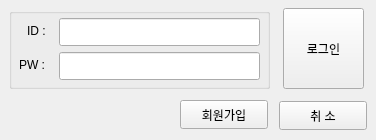
<?xml version="1.0" encoding="UTF-8"?>
<ui version="4.0">
 <class>LogIn</class>
 <widget class="QWidget" name="LogIn">
  <property name="geometry">
   <rect>
    <x>0</x>
    <y>0</y>
    <width>376</width>
    <height>140</height>
   </rect>
  </property>
  <property name="windowTitle">
   <string>Form</string>
  </property>
  <widget class="QPushButton" name="cancelButton">
   <property name="geometry">
    <rect>
     <x>279</x>
     <y>101</y>
     <width>88</width>
     <height>29</height>
    </rect>
   </property>
   <property name="text">
    <string>취 소</string>
   </property>
  </widget>
  <widget class="QGroupBox" name="logInGroupBox">
   <property name="geometry">
    <rect>
     <x>9</x>
     <y>8</y>
     <width>261</width>
     <height>81</height>
    </rect>
   </property>
   <property name="title">
    <string/>
   </property>
   <widget class="QLabel" name="idLabel">
    <property name="geometry">
     <rect>
      <x>18</x>
      <y>13</y>
      <width>62</width>
      <height>20</height>
     </rect>
    </property>
    <property name="text">
     <string>ID :</string>
    </property>
   </widget>
   <widget class="QLabel" name="pwLabel">
    <property name="geometry">
     <rect>
      <x>10</x>
      <y>47</y>
      <width>62</width>
      <height>20</height>
     </rect>
    </property>
    <property name="text">
     <string>PW :</string>
    </property>
   </widget>
   <widget class="QLineEdit" name="idEdit">
    <property name="geometry">
     <rect>
      <x>50</x>
      <y>10</y>
      <width>201</width>
      <height>28</height>
     </rect>
    </property>
   </widget>
   <widget class="QLineEdit" name="pwEdit">
    <property name="geometry">
     <rect>
      <x>50</x>
      <y>44</y>
      <width>201</width>
      <height>28</height>
     </rect>
    </property>
   </widget>
  </widget>
  <widget class="QPushButton" name="logInButton">
   <property name="geometry">
    <rect>
     <x>283</x>
     <y>8</y>
     <width>81</width>
     <height>81</height>
    </rect>
   </property>
   <property name="text">
    <string>로그인</string>
   </property>
  </widget>
  <widget class="QPushButton" name="signUpButton">
   <property name="geometry">
    <rect>
     <x>180</x>
     <y>100</y>
     <width>88</width>
     <height>29</height>
    </rect>
   </property>
   <property name="text">
    <string>회원가입</string>
   </property>
  </widget>
 </widget>
 <resources/>
 <connections/>
</ui>
